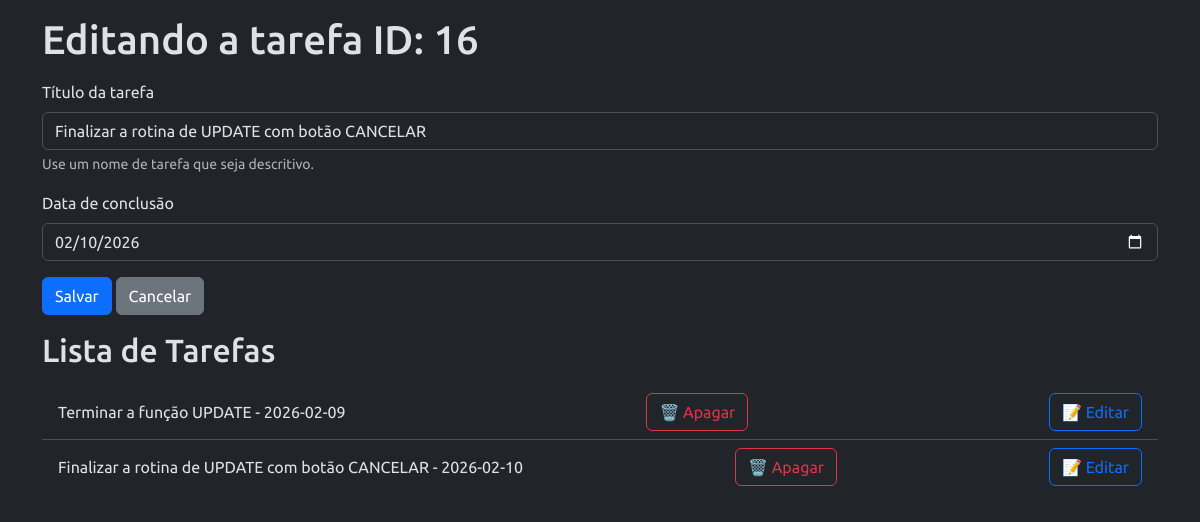
Page /update/16 on the committed database.
### tables this page shows
CREATE TABLE tarefas (
        id INTEGER PRIMARY KEY AUTOINCREMENT,
        titulo_tarefa TEXT NOT NULL,
        data_conclusao TEXT);

### app.py (the view)
@app.route('/update/<int:idTarefa>', methods = ['GET', 'POST'])
def update(idTarefa):
    if request.method == 'POST':
        titulo = request.form['titulo-tarefa']
        data = request.form['data-conclusao']
        tarefa = Tarefa(titulo, data, idTarefa)
        tarefa.atualizar_tarefa()
        return redirect(url_for('agenda')) # early return
    tarefas = Tarefa.obter_tarefas()
    tarefa_selecionada = Tarefa.id(idTarefa) # seleção da tarefa que será editada
    return render_template('agenda.html', titulo=f'Editando a tarefa ID: {idTarefa}', tarefas=tarefas, tarefa_selecionada=tarefa_selecionada)

### models/database.py (called while the page is built)
    def buscar_tudo(self, query: str, params: tuple = ()) -> list[Any]:
        self.cursor.execute(query, params)
        return self.cursor.fetchall()

    def close(self) -> None:
        self.connection.close()

    def __enter__(self) -> Self:
        return self

    def __exit__(
            self,
            exc_type: Optional[Type[BaseException]],
            exc_value: Optional[BaseException],
            tb: Optional[TracebackType]) -> None:
        if exc_type is not None:
            print('Exceção capturada no contexto:')
            print(f'Tipo: {exc_type.__name__}')
            print(f'Mensagem: {exc_value}')
            print('Traceback completo:')
            traceback.print_tb(tb)
        self.close()

### models/tarefa.py (called while the page is built)
    @classmethod
    def id(cls, id: int) -> Self:
        with Database('./data/tarefas.sqlite3') as db:
            query: str = 'SELECT titulo_tarefa, data_conclusao FROM tarefas WHERE id = ?;'
            params: tuple = (id,)
            resultado: list[Any] = db.buscar_tudo(query, params)
            [[titulo, data]] = resultado
        return cls(id_tarefa=id, titulo_tarefa=titulo, data_conclusao=data)

    @classmethod
    def obter_tarefas(cls) -> list[Self]:
        with Database('./data/tarefas.sqlite3') as db:
            query: str = 'SELECT titulo_tarefa, data_conclusao, id FROM tarefas;'
            resultados: list[Any] = db.buscar_tudo(query)
            tarefas: list[Self] = [cls(titulo, data, id) for titulo, data, id in resultados]
            return tarefas

### templates/agenda.html
{% extends "base.html" %}
{% block content %}
    <form class="mt-3" method="POST">
        <div class="mb-3">
            <label for="titulo-tarefa" class="form-label">Título da tarefa</label>
            <input type="text" class="form-control" name="titulo-tarefa" id="titulo-tarefa"
                aria-describedby="ajudaNomeTarefa" value="{{ tarefa_selecionada.titulo_tarefa if tarefa_selecionada else '' }}" required>
            <div id="ajudaNomeTarefa" class="form-text">Use um nome de tarefa que seja descritivo.</div>
        </div>
        <div class="mb-3">
            <label for="data-conclusao" class="form-label">Data de conclusão</label>
            <input type="date" class="form-control" name="data-conclusao" id="data-conclusao" value="{{ tarefa_selecionada.data_conclusao if tarefa_selecionada else '' }}">
        </div>
        <button type="submit" class="btn btn-primary">Salvar</button>
        {% if tarefa_selecionada %}
            <a href="{{ url_for('agenda') }}" class="btn btn-secondary">Cancelar</a>
        {% endif %}
    </form>
    <h2 class="my-3">Lista de Tarefas</h2>
    {% if tarefas %}
        <ul class="list-group list-group-flush">
            {% for tarefa in tarefas %}
                <li class="list-group-item d-flex justify-content-between align-items-center">{{ tarefa.titulo_tarefa }} - {{ tarefa.data_conclusao }}
                    <a href="{{ url_for('delete', idTarefa=tarefa.id_tarefa) }}" class="btn btn-outline-danger">🗑️ Apagar</a>
                    <a href="{{ url_for('update', idTarefa=tarefa.id_tarefa) }}" class="btn btn-outline-primary">📝 Editar</a>
                </li>
            {% endfor %}
        </ul>
    {% else %}
        <p>Nenhuma tarefa cadastrada</p>
    {% endif %}
{% endblock %}

### static/style.css (style rules this page uses)
* { margin: 0; padding: 0; box-sizing: border-box; font-family: 'Ubuntu', sans-serif; }

### rows in the picture
tarefas: titulo-tarefa "Finalizar a rotina de UPDATE com botão CANCELAR", data-conclusao "02/10/2026", titulo_tarefa "Finalizar a rotina de UPDATE com botão CANCELAR", data_conclusao "2026-02-10"
tarefas: titulo_tarefa "Terminar a função UPDATE", data_conclusao "2026-02-09"

### other values in the picture
{{ titulo }} "Editando a tarefa ID: 16"
